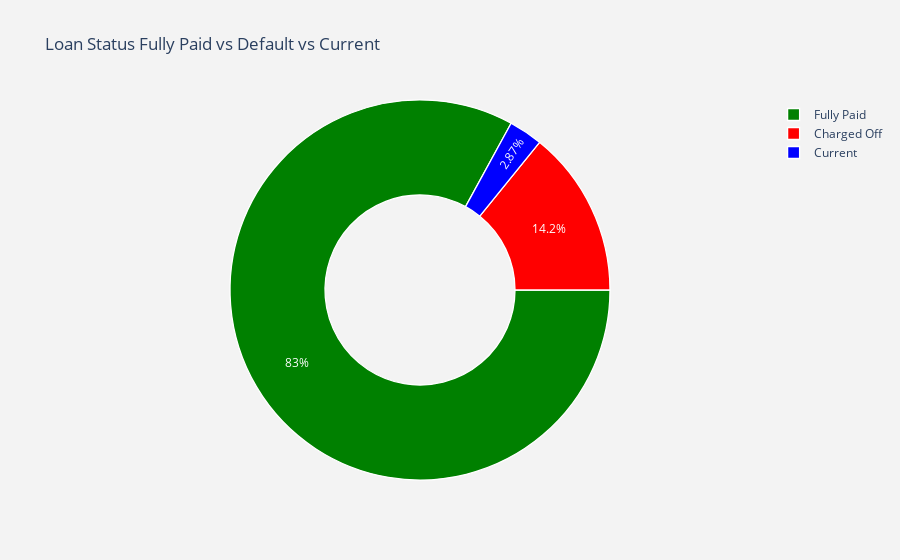

Notebook cell for this chart:
### Code cell
#labels
lable = loans["loan_status"].value_counts().keys().tolist()
#values
value = loans["loan_status"].value_counts().values.tolist()

trace = go.Pie(labels = lable ,
               values = value ,
               marker = dict(colors =  [ 'green' ,'red', 'blue'],
                             line = dict(color = "white",
                                         width =  1.3)
                            ),
               rotation = 90,
               hoverinfo = "label+value+text",
               hole = .5
              )
layout = go.Layout(dict(title = "Loan Status Fully Paid vs Default vs Current",
                        plot_bgcolor  = "rgb(243,243,243)",
                        paper_bgcolor = "rgb(243,243,243)",
                       )
                  )

data = [trace]
fig = go.Figure(data = data,layout = layout)
py.iplot(fig)

### Figure 1 — Plotly figure (JSON) as saved in the notebook; plotly's stock layout.template omitted (floating-point values rounded to 4 significant figures)
{"data": [{"hole": 0.5, "hoverinfo": "label+value+text", "labels": ["Fully Paid", "Charged Off", "Current"], "marker": {"colors": ["green", "red", "blue"], "line": {"color": "white", "width": 1.3}}, "rotation": 90, "type": "pie", "values": [32950, 5627, 1140]}], "layout": {"paper_bgcolor": "rgb(243,243,243)", "plot_bgcolor": "rgb(243,243,243)", "title": {"text": "Loan Status Fully Paid vs Default vs Current"}}}
